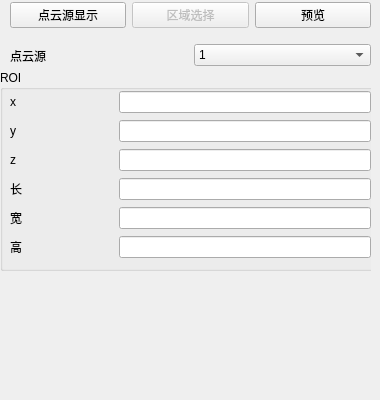
       <widget class="QWidget" name="cylinderSegment">
        <widget class="QStackedWidget" name="cylinderSegment_setting">
         <property name="geometry">
          <rect>
           <x>0</x>
           <y>30</y>
           <width>371</width>
           <height>361</height>
          </rect>
         </property>
         <property name="currentIndex">
          <number>0</number>
         </property>
         <widget class="QWidget" name="cylinderSegment_general_setting">
          <widget class="QGroupBox" name="cylinderSegment_ROI_setting">
           <property name="geometry">
            <rect>
             <x>0</x>
             <y>40</y>
             <width>381</width>
             <height>201</height>
            </rect>
           </property>
           <property name="title">
            <string>ROI</string>
           </property>
           <widget class="QWidget" name="layoutWidget">
            <property name="geometry">
             <rect>
              <x>10</x>
              <y>20</y>
              <width>361</width>
              <height>171</height>
             </rect>
            </property>
            <layout class="QGridLayout" name="gridLayout_28">
             <item row="0" column="0" colspan="2">
              <widget class="QLabel" name="label_177">
               <property name="text">
                <string>x                             </string>
               </property>
              </widget>
             </item>
             <item row="0" column="2">
              <widget class="QLineEdit" name="cylinderSegment_x"/>
             </item>
             <item row="1" column="0" colspan="2">
              <widget class="QLabel" name="label_178">
               <property name="text">
                <string>y</string>
               </property>
              </widget>
             </item>
             <item row="1" column="2">
              <widget class="QLineEdit" name="cylinderSegment_y"/>
             </item>
             <item row="2" column="0" colspan="2">
              <widget class="QLabel" name="label_179">
               <property name="text">
                <string>z</string>
               </property>
              </widget>
             </item>
             <item row="2" column="2">
              <widget class="QLineEdit" name="cylinderSegment_z"/>
             </item>
             <item row="3" column="2">
              <widget class="QLineEdit" name="cylinderSegment_l"/>
             </item>
             <item row="4" column="2">
              <widget class="QLineEdit" name="cylinderSegment_w"/>
             </item>
             <item row="5" column="2">
              <widget class="QLineEdit" name="cylinderSegment_h"/>
             </item>
             <item row="3" column="0" colspan="2">
              <widget class="QLabel" name="label_180">
               <property name="text">
                <string>长</string>
               </property>
              </widget>
             </item>
             <item row="4" column="0" colspan="2">
              <widget class="QLabel" name="label_181">
               <property name="text">
                <string>宽</string>
               </property>
              </widget>
             </item>
             <item row="5" column="0" colspan="2">
              <widget class="QLabel" name="label_182">
               <property name="text">
                <string>高</string>
               </property>
              </widget>
             </item>
            </layout>
           </widget>
          </widget>
          <widget class="QWidget" name="layoutWidget">
           <property name="geometry">
            <rect>
             <x>10</x>
             <y>10</y>
             <width>361</width>
             <height>31</height>
            </rect>
           </property>
           <layout class="QHBoxLayout" name="horizontalLayout_127">
            <item>
             <widget class="QLabel" name="label_164">
              <property name="text">
               <string>点云源</string>
              </property>
             </widget>
            </item>
            <item>
             <widget class="QComboBox" name="cylinderSegment_cloud">
              <property name="styleSheet">
               <string notr="true">selection-color: rgb(0, 0, 0);</string>
              </property>
              <item>
               <property name="text">
                <string>1</string>
               </property>
              </item>
             </widget>
            </item>
           </layout>
          </widget>
         </widget>
        </widget>
        <widget class="QWidget" name="layoutWidget">
         <property name="geometry">
          <rect>
           <x>10</x>
           <y>0</y>
           <width>361</width>
           <height>31</height>
          </rect>
         </property>
         <layout class="QHBoxLayout" name="horizontalLayout_126">
          <item>
           <widget class="QPushButton" name="cylinderSegment_general">
            <property name="enabled">
             <bool>true</bool>
            </property>
            <property name="text">
             <string>点云源显示</string>
            </property>
           </widget>
          </item>
          <item>
           <widget class="QPushButton" name="cylinderSegment_ROI">
            <property name="enabled">
             <bool>false</bool>
            </property>
            <property name="text">
             <string>区域选择</string>
            </property>
           </widget>
          </item>
          <item>
           <widget class="QPushButton" name="cylinderSegment_preview">
            <property name="enabled">
             <bool>true</bool>
            </property>
            <property name="text">
             <string>预览</string>
            </property>
           </widget>
          </item>
         </layout>
        </widget>
       </widget>
